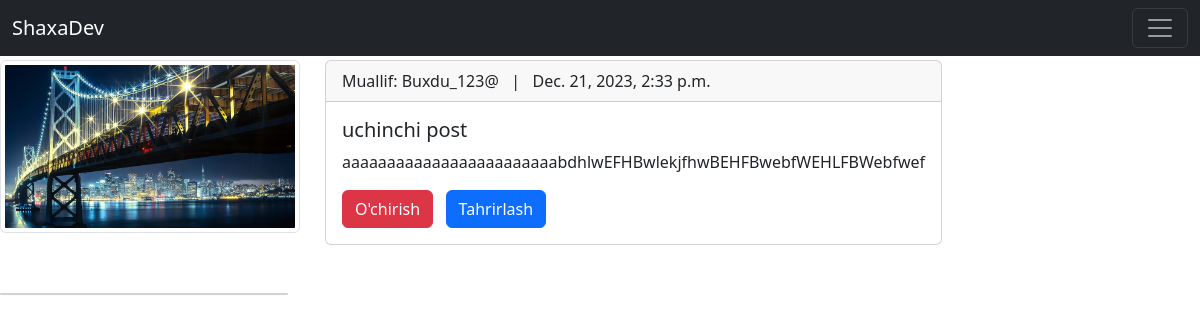
The page /articles/3/ on the database as committed earlier.
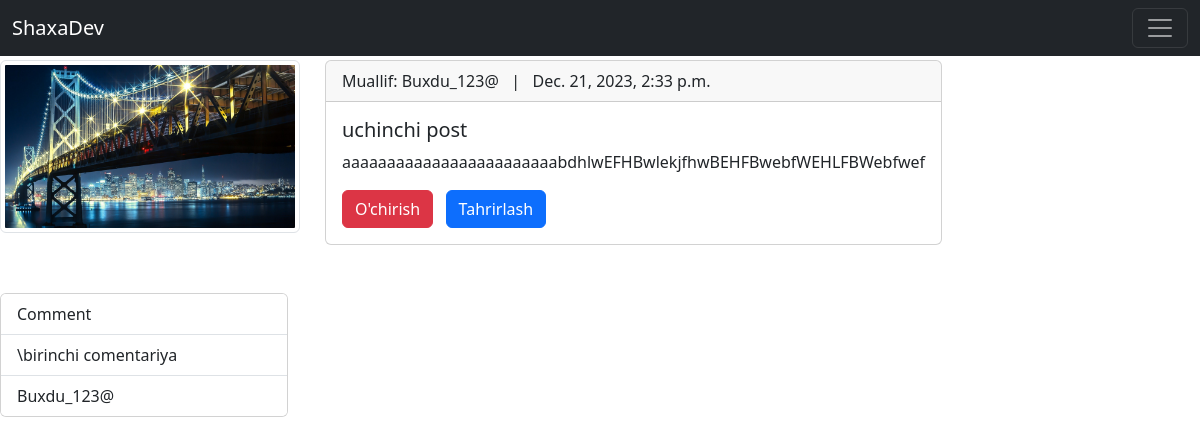
The same page on the database as committed later.
### articles/models.py (models this page shows, shortened)
class Comment(models.Model):
    article = models.ForeignKey(Article, on_delete=models.CASCADE, related_name='comments')
    comment = models.CharField(max_length=150)
    author = models.ForeignKey(
        get_user_model(),
        on_delete = models.CASCADE
    )
    def __str__(self):
        return self.comment

### accounts/models.py (models this page shows)
class CustomUser(AbstractUser):
    age = models.PositiveIntegerField(null=True, blank=True)

### articles/views.py (the view)
# urls.py: path('<int:pk>/', ArticleDetailView.as_view() ,name='article_detail'),
class ArticleDetailView(DetailView):
    model  = Article
    template_name  = 'article_detail.html'

### templates/article_detail.html (shortened to what this page needs)
{% extends 'base.html'%}
{% block content %}
  <div class="d-flex ">
  {% if object.photo  %}
  <div class="col-md-3 " style="margin-top: 60px;">
  <img src="{{object.photo.url}}" class="img-thumbnail" alt="...">
  {% endif%}</div> &nbsp;&nbsp;&nbsp;&nbsp;&nbsp;&nbsp;
  <div class="card " style="margin-top: 60px;">
    <div class="card-header">
      Muallif: {{object.author | title}}  &nbsp; | &nbsp;  {{object.date}}
    </div>
    <div class="card-body">
      <h5 class="card-title">{{object.title}}</h5>
      <p class="card-text">{{object.body | safe}}</p>
      <a href="{% url 'article_delete' article.pk%}" class="btn btn-danger">O'chirish</a> &nbsp;
      <a href="{%url 'article_edit' article.pk%}" class="btn btn-primary">Tahrirlash</a>
    </div>
  </div>
</div>
<div class="card mt-5" style="width: 18rem;">
  {% for comment in article.comments.all %}
  <ul class="list-group list-group-flush">
    <li class="list-group-item"> Comment</li>
    <li class="list-group-item">{{comment}}</li>
    <li class="list-group-item"> {{comment.author}}</li>
  </ul>
  {% endfor %}
</div>
{% endblock content %}

Rows that differ between the two databases and show on the page:
added Comment: comment "\\birinchi comentariya", author "Buxdu_123@"
